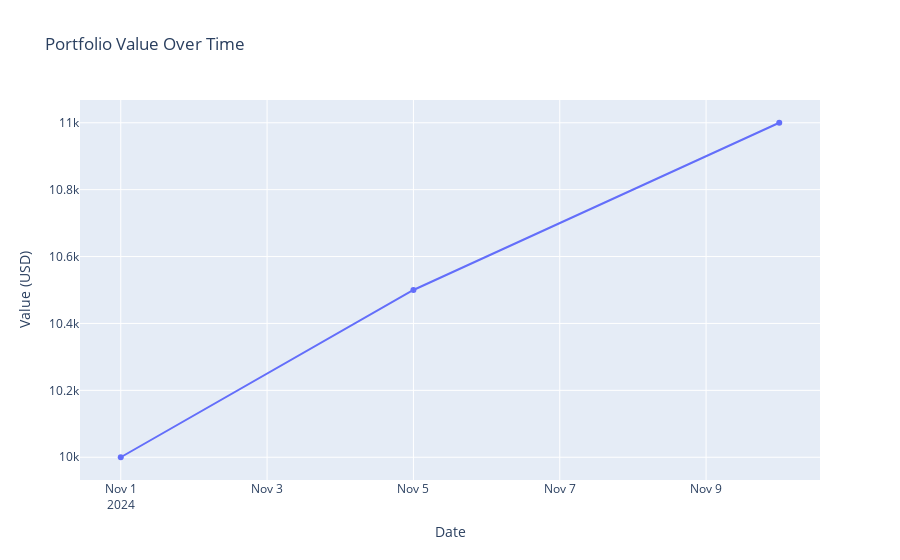

Source (notebook cell):
### Code cell
# Create the visualizer
visualizer = PortfolioVisualizer()

# Plot portfolio value
visualizer.plot_portfolio_value(portfolio_data)

# Plot asset allocation
visualizer.plot_asset_allocation(allocations)

# Plot unrealized P&L
visualizer.plot_unrealized_pnl(pnl_data)

# Interactive plot
visualizer.interactive_portfolio_value(portfolio_data)

### Figure 1 — Plotly figure (JSON) as saved in the notebook; plotly's stock layout.template omitted (floating-point values rounded to 4 significant figures)
{"data": [{"mode": "lines+markers", "name": "Portfolio Value", "type": "scatter", "x": ["2024-11-01", "2024-11-05", "2024-11-10"], "y": [10000, 10500, 11000]}], "layout": {"title": {"text": "Portfolio Value Over Time"}, "xaxis": {"title": {"text": "Date"}}, "yaxis": {"title": {"text": "Value (USD)"}}}}
